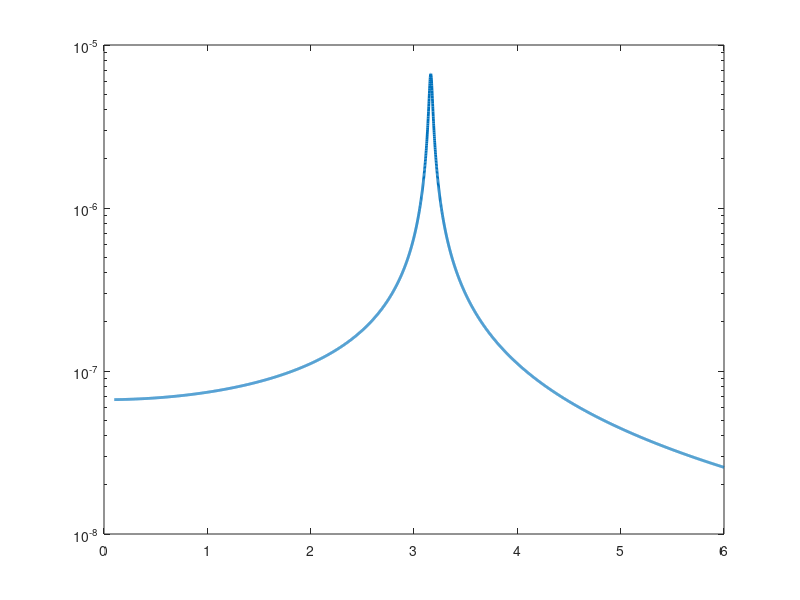

MATLAB code to generate this figure: (Note: this script raises an error after producing the figure.)
clear
clc
close all

Mb = 1.5e6;              % Building mass (kg)
Kb = 15e6;               % Building stiffness (N/m)
zetab = 0.005;           % Building damping ratio
g = 9.81;                % Gravity (m/s^2)

Cb = 2*zetab*sqrt(Mb*Kb);

wn = sqrt(Kb/Mb);

fprintf('Natural frequency = %.4f rad/s\n',wn)
fprintf('Natural frequency = %.4f Hz\n',wn/(2*pi))
fprintf('Building damping = %.2f N*s/m\n\n',Cb)

om = linspace(0.1,6,5000);

% 1) 
Gnum = ones(size(om));

Gden = Kb - Mb*om.^2 + 1i*Cb*om;

XF = abs(Gnum./Gden);

[peakResponse,peakIndex] = max(XF);

wr = om(peakIndex);

fprintf('Theoretical natural frequency = %.4f rad/s\n',wn)
fprintf('Resonant peak frequency       = %.4f rad/s\n',wr)
fprintf('Peak response                 = %.4e m/N\n\n',peakResponse)

figure(1)

semilogy(om,XF,'LineWidth',2)

hold on

xline(wn,'--','\omega_n','LineWidth',1.5)

plot(wr,peakResponse,'o','MarkerSize',8,'LineWidth',2)

title('Frequency Response of Building',...
      'FontSize',24,...
      'FontName','Times New Roman')

xlabel('Frequency (rad/s)',...
       'FontSize',24,...
       'FontName','Times New Roman')

ylabel('|X/F| (m/N)',...
       'FontSize',24,...
       'FontName','Times New Roman')

grid on

set(gca,'FontSize',18,...
        'LineWidth',2,...
        'FontName','Times New Roman')

set(gcf,'Position',[50 50 1000 600])

% 2) 
ma = 0.01*Mb;            % Absorber mass
ca = 0;                  % No absorber damping

L = g/wn^2;

fprintf('Absorber mass = %.0f kg\n',ma)
fprintf('Tuned pendulum length = %.4f m\n\n',L)

% frequency response numerator

Gnum = ma*g*L ...
       - ma*L^2*om.^2 ...
       + 1i*ca*om;

% frequency response denominator

Gden = (Kb - (Mb+ma)*om.^2 + 1i*Cb*om) .* ...
       (ma*g*L - ma*L^2*om.^2 + 1i*ca*om) ...
       - (ma*L*om.^2).^2;

XF = abs(Gnum./Gden);

figure(2)

semilogy(om,XF,'LineWidth',2)

xline(wn,'--')

title('Building With Tuned Pendulum Absorber',...
      'FontSize',24,...
      'FontName','Times New Roman')

xlabel('Frequency (rad/s)',...
       'FontSize',24,...
       'FontName','Times New Roman')

ylabel('|X/F| (m/N)',...
       'FontSize',24,...
       'FontName','Times New Roman')

grid on

h = gca;

set(h,'FontSize',18,...
      'LineWidth',2,...
      'FontName','Times New Roman')

set(gcf,'Position',[50 50 1000 600])

% 3)
zetaValues = [0.005 0.01 0.02 0.05];

figure(3)
hold on

for j = 1:length(zetaValues)

    CbTest = 2*zetaValues(j)*sqrt(Mb*Kb);

    % Frequency response numerator

    Gnum = ma*g*L ...
           - ma*L^2*om.^2;

    % Frequency response denominator

    Gden = (Kb - (Mb+ma)*om.^2 + 1i*CbTest*om) .* ...
           (ma*g*L - ma*L^2*om.^2) ...
           - (ma*L*om.^2).^2;

    XF = abs(Gnum./Gden);


    semilogy(om,XF,'LineWidth',2)

end

xline(wn,'--')

title('Effect of Building Damping',...
      'FontSize',24,...
      'FontName','Times New Roman')

xlabel('Frequency (rad/s)',...
       'FontSize',24,...
       'FontName','Times New Roman')

ylabel('|X/F| (m/N)',...
       'FontSize',24,...
       'FontName','Times New Roman')

legend('\zeta_b = 0.005',...
       '\zeta_b = 0.01',...
       '\zeta_b = 0.02',...
       '\zeta_b = 0.05')

grid on

h = gca;

set(h,'FontSize',18,...
      'LineWidth',2,...
      'FontName','Times New Roman')

set(gcf,'Position',[50 50 1000 600])

% 4)
zetab = 0.005;

Cb = 2*zetab*sqrt(Mb*Kb);

massRatios = [0.01 0.03 0.05 0.075 0.10];

figure(4)
hold on

for j = 1:length(massRatios)

    % Absorber mass
    maTest = massRatios(j)*Mb;

    % Frequency response numerator

    Gnum = maTest*g*L ...
           - maTest*L^2*om.^2;

    % Frequency response denominator

    Gden = (Kb - (Mb+maTest)*om.^2 + 1i*Cb*om) .* ...
           (maTest*g*L - maTest*L^2*om.^2) ...
           - (maTest*L*om.^2).^2;

    XF = abs(Gnum./Gden);

    semilogy(om,XF,'LineWidth',2)

end

xline(wn,'--')

title('Effect of Absorber Mass',...
      'FontSize',24,...
      'FontName','Times New Roman')

xlabel('Frequency (rad/s)',...
       'FontSize',24,...
       'FontName','Times New Roman')

ylabel('|X/F| (m/N)',...
       'FontSize',24,...
       'FontName','Times New Roman')

legend('m_a = 0.01M_b',...
       'm_a = 0.03M_b',...
       'm_a = 0.05M_b',...
       'm_a = 0.075M_b',...
       'm_a = 0.10M_b')

grid on

h = gca;

set(h,'FontSize',18,...
      'LineWidth',2,...
      'FontName','Times New Roman')

set(gcf,'Position',[50 50 1000 600])


%  5) 
zetab = 0.005;

Cb = 2*zetab*sqrt(Mb*Kb);

ma = 0.01*Mb;

% Absorber damping values
caValues = 500:500:9500;

% Pendulum length values
LValues = linspace(0.951*L,...
                   1.049*L,...
                   30);

% Frequency range around resonance
omTest = linspace(2.5,3.8,2000);

% initialize values
bestResponse = inf;

bestCa = 0;

bestL = 0;


% damping and length varying

for j = 1:length(caValues)

    caTest = caValues(j);


    for k = 1:length(LValues)

        LTest = LValues(k);

        % Frequency response numerator

        Gnum = ma*g*LTest ...
               - ma*LTest^2*omTest.^2 ...
               + 1i*caTest*omTest;

        % Frequency response denominator

        Gden = (Kb - (Mb+ma)*omTest.^2 + 1i*Cb*omTest) .* ...
               (ma*g*LTest - ma*LTest^2*omTest.^2 ...
               + 1i*caTest*omTest) ...
               - (ma*LTest*omTest.^2).^2;

        XF = abs(Gnum./Gden);

        % Maximum response in frequency range
        maxResponse = max(XF);

        if maxResponse < bestResponse

            bestResponse = maxResponse;

            bestCa = caTest; % current ca value being tested

            bestL = LTest; % current L value being tested

        end

    end

end










fprintf('Part 5 Results:\n')
fprintf('Best absorber damping = %.0f N*m*s/rad\n',bestCa)
fprintf('Best pendulum length = %.4f m\n',bestL)
fprintf('Original pendulum length = %.4f m\n',L)
fprintf('Maximum response = %.4e m/N\n\n',bestResponse)

%  Plot Graphs

% Frequency response numerator

Gnum = ma*g*bestL ...
       - ma*bestL^2*om.^2 ...
       + 1i*bestCa*om;

% Frequency response denominator

Gden = (Kb - (Mb+ma)*om.^2 + 1i*Cb*om) .* ...
       (ma*g*bestL - ma*bestL^2*om.^2 ...
       + 1i*bestCa*om) ...
       - (ma*bestL*om.^2).^2;

XF = abs(Gnum./Gden);

figure(5)

semilogy(om,XF,'LineWidth',2)

xline(wn,'--')

title('"Good" Broadband Response',...
      'FontSize',24,...
      'FontName','Times New Roman')

xlabel('Frequency (rad/s)',...
       'FontSize',24,...
       'FontName','Times New Roman')

ylabel('|X/F| (m/N)',...
       'FontSize',24,...
       'FontName','Times New Roman')

grid on

h = gca;

set(h,'FontSize',18,...
      'LineWidth',2,...
      'FontName','Times New Roman')

set(gcf,'Position',[50 50 1000 600])













%{
Part 3 Graph Discussion:  It can be seen in the graph that the amplitude of the response curves for
 the building vary when you change the damping ratio. This makes 
 the graph more smoothed out at the higher damping ratio such as 0.05. Additionally, it is clear that each response curve approach the same notch
 value on the x-axis 
%}

%{
Part 4 Graph Discussion: From the graph, the curves are slightly shifted
based on the absorber's mass. Additionally, it is shown that the amplitude has a dependent relationship on the absorber mass because increasing absorber mass equates to a higher amplitude of the response curve.
%}
